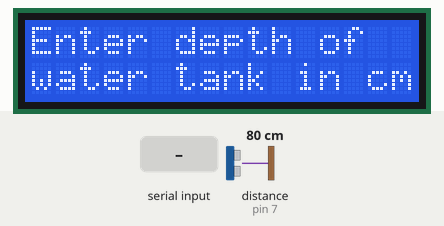
This sketch was run on a simulated Arduino Uno, built with avr-gcc and run on an emulated ATmega328P. Shown: 16×2 character LCD. The inputs (shaded band) are chosen by the test bench; at power-on: distance to the obstacle (sensor on pin 7) 80 cm. The echo pulse lasts 58.3 µs per cm; what the sketch prints to the serial monitor is not drawn.

Above: at 1.0 s.
1.1 s: "90,45\n" received over Serial
At 2.0 s:
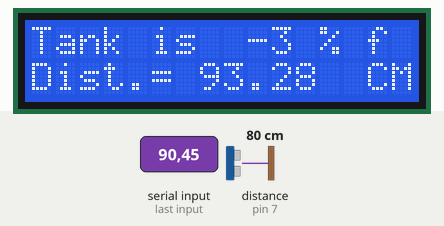
2.6 s: distance to the obstacle (sensor on pin 7) set to 2 cm
At 4.3 s:
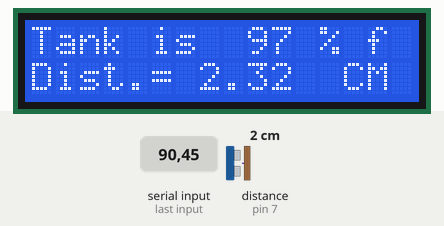
4.6 s: distance to the obstacle (sensor on pin 7) set to 4 cm
At 6.3 s:
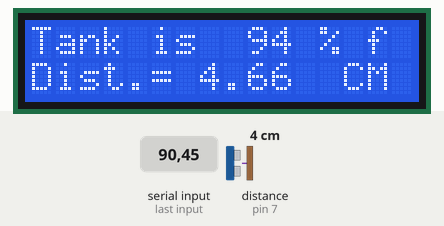
6.6 s: distance to the obstacle (sensor on pin 7) set to 9 cm
At 7.5 s:
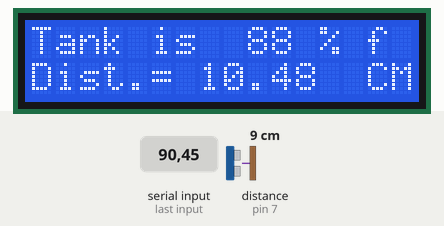
Timing chart, 0 to 9.6 s (numbered marks = the images above; inputs shaded):
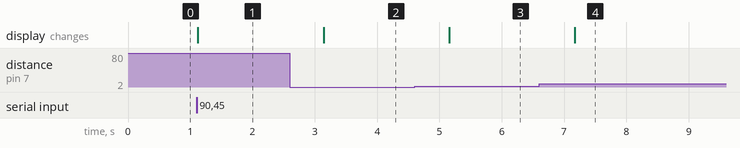

The sketch:

water.ino
```cpp
#include <LiquidCrystal.h>
const int rs = 12, en = 11, d4 = 5, d5 = 4, d6 = 3, d7 = 2; //pins
LiquidCrystal lcd(rs, en, d4, d5, d6, d7);

int trigpin=6;
int echopin=7;
int pingtime;
float d;
int level;
float depth;
String msg0="Enter depth of the water tank";

void setup() {
  // put your setup code here, to run once:
pinMode(trigpin,OUTPUT);
pinMode(echopin,INPUT);
Serial.begin(9600);    //baud rate
lcd.begin(16,2);
lcd.setCursor(0,0);
lcd.print("Enter depth of");
lcd.setCursor(0,1);
lcd.print("water tank in cms");
Serial.println(msg0);
while (Serial.available()==0)
{
}
depth=Serial.parseInt();
}

void loop() {
  // put your main code here, to run repeatedly:
digitalWrite(trigpin,LOW);
delayMicroseconds(10);
digitalWrite(trigpin, HIGH);
delayMicroseconds(10);
digitalWrite(trigpin,LOW);
pingtime=pulseIn(echopin,HIGH);

d=(8./400.)*pingtime;    //equation after calibration
level=(1-d/depth)*100.0;

Serial.print("The distance of the object is:");
Serial.println(d);
Serial.println();
lcd.clear();
lcd.setCursor(0,0);
lcd.print("Tank is");
lcd.setCursor(9,0);
lcd.print(level);
lcd.setCursor(12,0);
lcd.print("% f ");
lcd.setCursor(0,1);
lcd.print("Dist.= ");
// lcd.print(d);
lcd.println(d);
lcd.print("CM");
// lcd.print("f");
Serial.println(pingtime);
Serial.print(level);
Serial.println(d);
Serial.print("%\n");
delay(1000);
}
```

Measured:
- after the input at 1.1 s, the display: changes at once (image 1)
- after the input at 2.6 s, the display: changes after 0.54 s (image 2)
- after the input at 4.6 s, the display: changes after 0.56 s (image 3)
- after the input at 6.6 s, the display: changes after 0.58 s (image 4)
